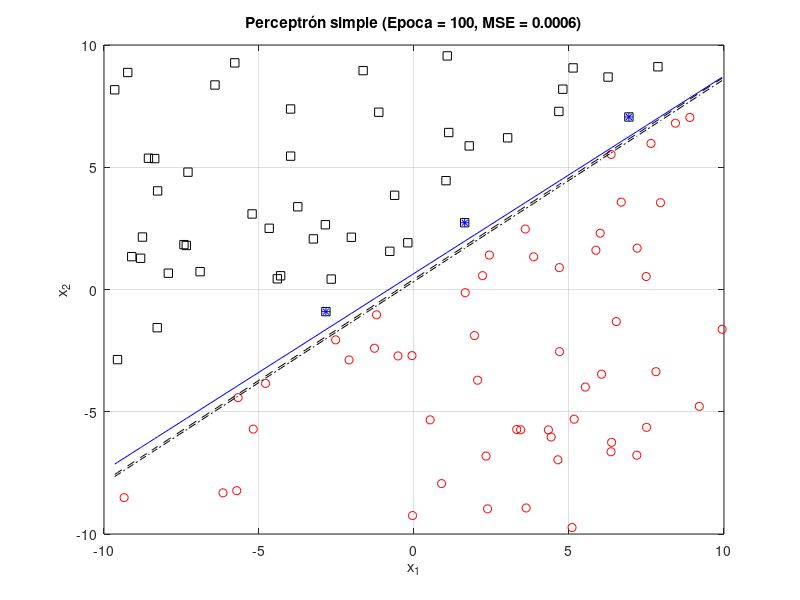
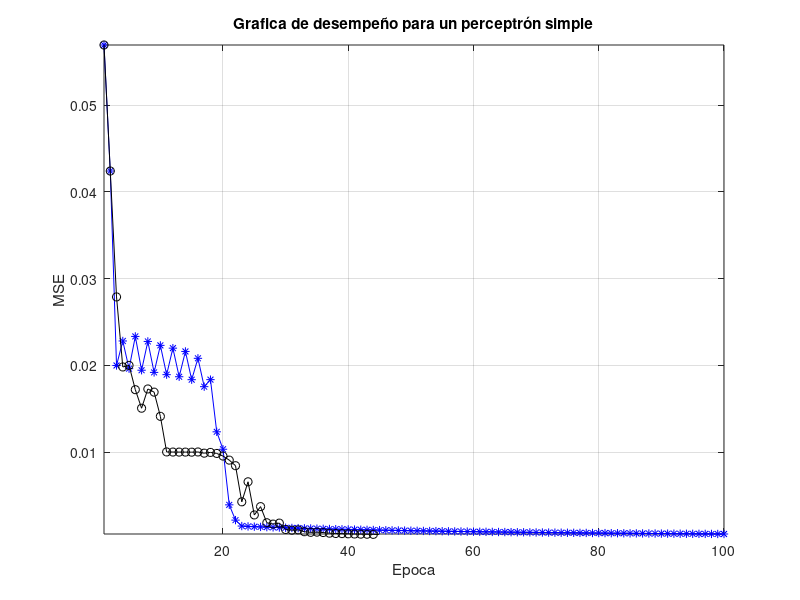

MATLAB code to generate these figures, in order:
clc;
close all;
clear;

rng_mx = 10;
rng_mn = -10;
nm = 100;

x1 = (rng_mx-rng_mn)*rand(nm, 1)+rng_mn;
x2 = (rng_mx-rng_mn)*rand(nm, 1)+rng_mn;

%m = rand();
m = 0.8074;
%b = rand();
b = 0.6550;
xo = sort(x1);
yo = m.*xo+b;
x2e = m.*x1+b;
cls = x2>x2e;
id0 = cls==0;
id1 = ~id0;

vw = rand(3,1);
nep = 100;
n_ap = 1/abs(max([x1;x2]))-eps;
mu = 0.7;
vw1 = vw;
avw1 = vw1;
vMSE = zeros(1,nep);
vMSE1 = zeros(1,nep);

for i1=1:nep
    u = [x1 x2 ones(nm,1)]*vw;
    %fu = u>=0;
    fu = 1./(1+exp(-u));
    dfu = fu.*(1-fu);
    err = cls-fu;
    vMSE(i1) = sqrt(err'*err)/nm;
    id_err = err>(1e6*eps);

    u1 = [x1 x2 ones(nm,1)]*vw1;
    %fu1 = u1>=0;
    fu1 = 1./(1+exp(-u1));
    dfu1 = fu1.*(1-fu1);
    err1 = cls-fu1;
    vMSE1(i1) = sqrt(err1'*err1)/nm;
    id_err1 = err>(1e6*eps);
    
    y1 = -xo*vw(1)/vw(2)-vw(3)/vw(2);
    dvw = n_ap*([x1'; x2'; ones(1,nm)]*err);
    vw = vw+dvw;

    y2 = -xo*vw1(1)/vw1(2)-vw1(3)/vw1(2);
    dvw1 = n_ap*([x1'; x2'; ones(1,nm)]*err1);
    aavw1 = avw1;
    avw1 = vw1;
    vw1 = vw1+dvw1+mu*(avw1-aavw1);

    figure(1);
    plot(x1(id0), x2(id0), 'ro');
    axis([rng_mn, rng_mx, rng_mn, rng_mx])
    hold on;
    plot(x1(id1), x2(id1), 'ks');
    plot(x1(id_err), x2(id_err), 'b*');
    plot(xo, yo, 'b-');
    plot(xo, y1, 'k--');
    plot(xo, y2, 'k-.');
    xlabel('x_1');
    ylabel('x_2');
    grid on;
    title(sprintf('Perceptrón simple (Epoca = %d, MSE = %.4f)', i1, vMSE(i1)));
    hold off;
    pause(0.1);

end

figure(2)
plot(1:nep,vMSE,'b*-');
hold on;
plot(1:nep,vMSE1,'ko-');
axis([1, nep, min(vMSE), max(vMSE)]);
grid on;
ylabel('MSE');
xlabel('Epoca');
title('Grafica de desempeño para un perceptrón simple');